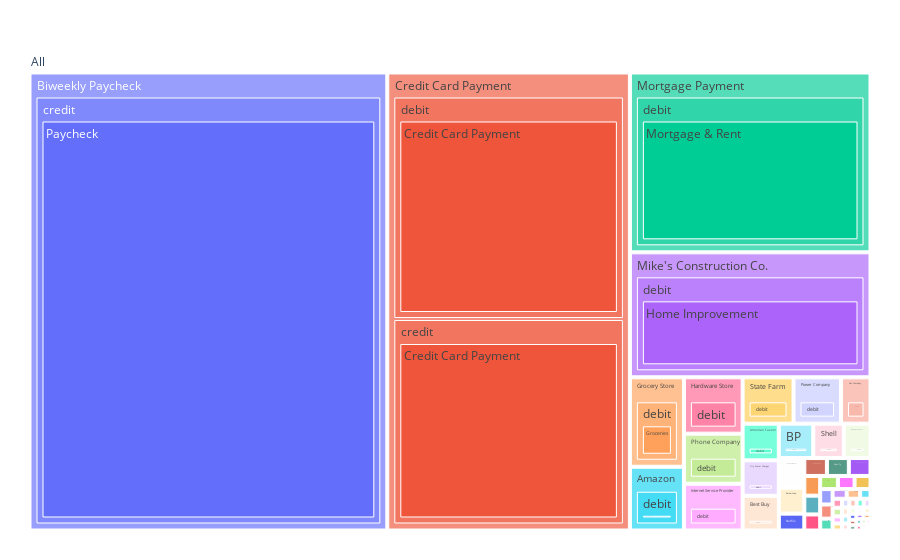

Notebook code cell kept with this figure:
### Code cell
# Visualizing the Data 4 #

fig = px.treemap(data, path=[px.Constant("All"), 'Description', 'Transaction Type', 'Category'], values="Amount")
fig.update_layout(margin = dict(t=50, l=25, r=25, b=25))
fig.show()

### Figure 1 — Plotly figure (JSON) as saved in the notebook; plotly's stock layout.template omitted (floating-point values rounded to 4 significant figures; data arrays with more than 128 entries replaced by an {"elided": "..."} marker saying what was removed)
{"data": [{"branchvalues": "total", "domain": {"x": [0, 1], "y": [0, 1]}, "hovertemplate": "labels=%{label}<br>Amount=%{value}<br>parent=%{parent}<br>id=%{id}<extra></extra>", "ids": {"elided": "206 str values"}, "labels": {"elided": "206 str values"}, "name": "", "parents": {"elided": "206 str values"}, "type": "treemap", "values": {"elided": "206 float values"}}], "layout": {"legend": {"tracegroupgap": 0}, "margin": {"b": 25, "l": 25, "r": 25, "t": 50}}}
